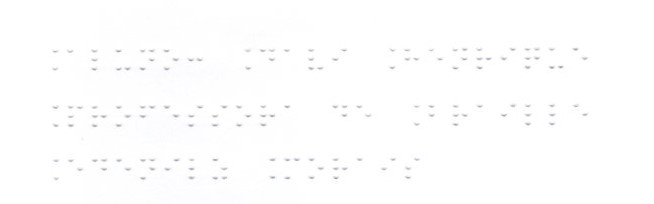
#> input picture TradutorBrailleBD-main/TradutorBrailleBD-main/legacy/sample/1.jpg, 654 x 204 px
$ python -i braille.py   (imports and definitions only)
#> lines starting #> are read from the running program, lines starting #| are printed output that depends on the picture; after the words box and inside, x2 and y2 are one past the last pixel; in counts of white or black regions, pixels touching at a corner belong together
#> further down, picture is the input picture: shape (204, 654, 3); mean B, G, R 253.8, 253.7, 253.7
import cv2 as cv


class ConversorBraille:
    def __init__(self, img):
        self.img = img

    def convert(self):
        # Filtro: Tom de Cinza
        gray = cv.cvtColor(self.img, cv.COLOR_BGR2GRAY)
        # Filtro: Binarização
        ret, thresh = cv.threshold(gray, 230, 255, cv.THRESH_BINARY)
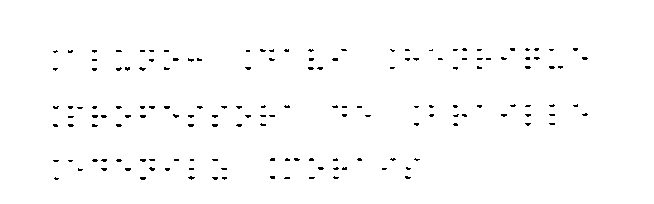
#> thresh: shape (204, 654); 98.6% white; black in thin lines or dots, all inside (x1, y1, x2, y2) = (53, 48, 588, 180)
        # Filtro: Contorno de cada ponto baille
        im2, contours = cv.findContours(thresh, cv.RETR_TREE, cv.CHAIN_APPROX_SIMPLE)
#> im2 = 154 contours, 106 with area under 20; largest, box (x1, y1, x2, y2) and area: (0, 0, 654, 204) 132559, (139, 176, 147, 181) 23, (124, 167, 132, 172) 23, (211, 123, 219, 128) 23, (187, 123, 195, 128) 23; contours = 154 rows, first 6: [-1, -1, 1, -1], [2, -1, -1, 0], [3, 1, -1, 0], [4, 2, -1, 0], [5, 3, -1, 0], [6, 4, -1, 0]
        return contours

>>> import cv2
>>> picture = cv2.imread('../../legacy/sample/1.jpg')
>>> result = ConversorBraille(picture).convert()
#> result has the same summary as contours in convert
